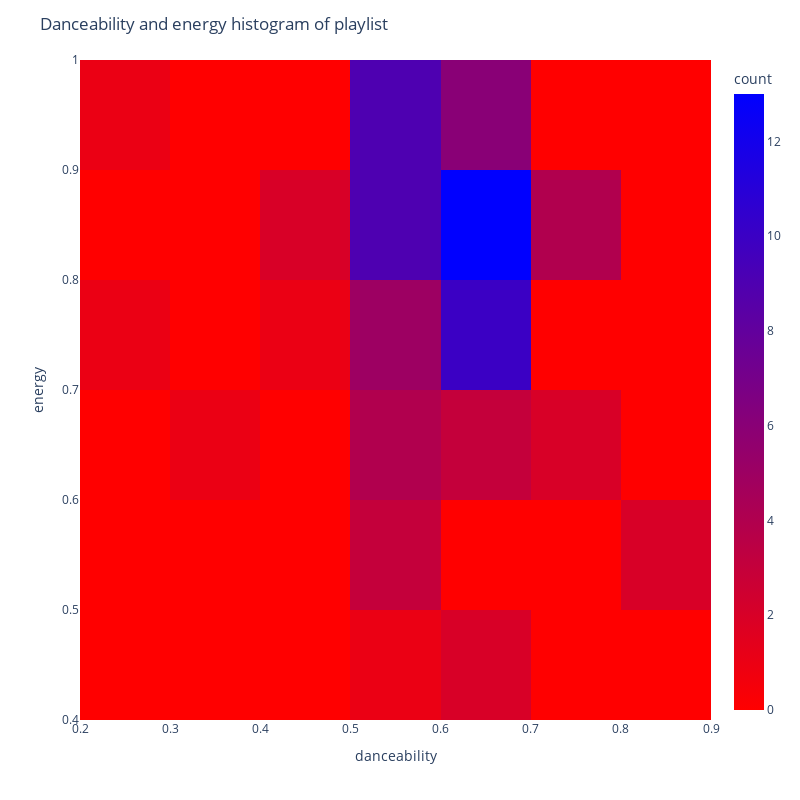

The code cell stored with this chart in its notebook:
### Code cell
fig = px.density_heatmap(pl_master_df, x='danceability', y='energy', width=800, height=800, color_continuous_scale=color_scheme)
fig.update_layout(title='Danceability and energy histogram of playlist')
fig.show()

### Figure 1 — Plotly figure (JSON) as saved in the notebook; plotly's stock layout.template omitted (floating-point values rounded to 4 significant figures)
{"data": [{"coloraxis": "coloraxis", "hovertemplate": "danceability=%{x}<br>energy=%{y}<br>count=%{z}<extra></extra>", "name": "", "type": "histogram2d", "x": [0.434, 0.699, 0.702, 0.612, 0.674, 0.716, 0.666, 0.651, 0.583, 0.606, 0.576, 0.641, 0.575, 0.55, 0.654, 0.672, 0.585, 0.582, 0.642, 0.609, 0.726, 0.621, 0.608, 0.601, 0.599, 0.71, 0.585, 0.653, 0.571, 0.657, 0.448, 0.53, 0.641, 0.651, 0.678, 0.62, 0.581, 0.541, 0.599, 0.537, 0.658, 0.598, 0.522, 0.656, 0.668, 0.81, 0.419, 0.593, 0.211, 0.604, 0.583, 0.713, 0.568, 0.559, 0.574, 0.656, 0.556, 0.55, 0.583, 0.519, 0.629, 0.593, 0.571, 0.581, 0.743, 0.645, 0.557, 0.66, 0.391, 0.639, 0.676, 0.286, 0.521, 0.682, 0.801, 0.606, 0.647, 0.586, 0.684], "xaxis": "x", "xbingroup": "x", "y": [0.841, 0.803, 0.875, 0.848, 0.606, 0.636, 0.85, 0.75, 0.698, 0.901, 0.589, 0.67, 0.961, 0.892, 0.912, 0.716, 0.805, 0.864, 0.832, 0.937, 0.868, 0.762, 0.937, 0.88, 0.769, 0.818, 0.882, 0.439, 0.457, 0.747, 0.744, 0.954, 0.895, 0.677, 0.912, 0.938, 0.934, 0.911, 0.788, 0.782, 0.789, 0.561, 0.806, 0.706, 0.703, 0.501, 0.897, 0.92, 0.96, 0.467, 0.936, 0.664, 0.645, 0.916, 0.665, 0.765, 0.852, 0.579, 0.685, 0.946, 0.739, 0.835, 0.917, 0.819, 0.88, 0.844, 0.796, 0.856, 0.696, 0.882, 0.778, 0.722, 0.879, 0.812, 0.598, 0.872, 0.883, 0.774, 0.859], "yaxis": "y", "ybingroup": "y"}], "layout": {"coloraxis": {"colorbar": {"title": {"text": "count"}}, "colorscale": [[0, "#ff0000"], [1, "#0000ff"]]}, "height": 800, "legend": {"tracegroupgap": 0}, "margin": {"t": 60}, "title": {"text": "Danceability and energy histogram of playlist"}, "width": 800, "xaxis": {"anchor": "y", "domain": [0, 1], "title": {"text": "danceability"}}, "yaxis": {"anchor": "x", "domain": [0, 1], "title": {"text": "energy"}}}}
